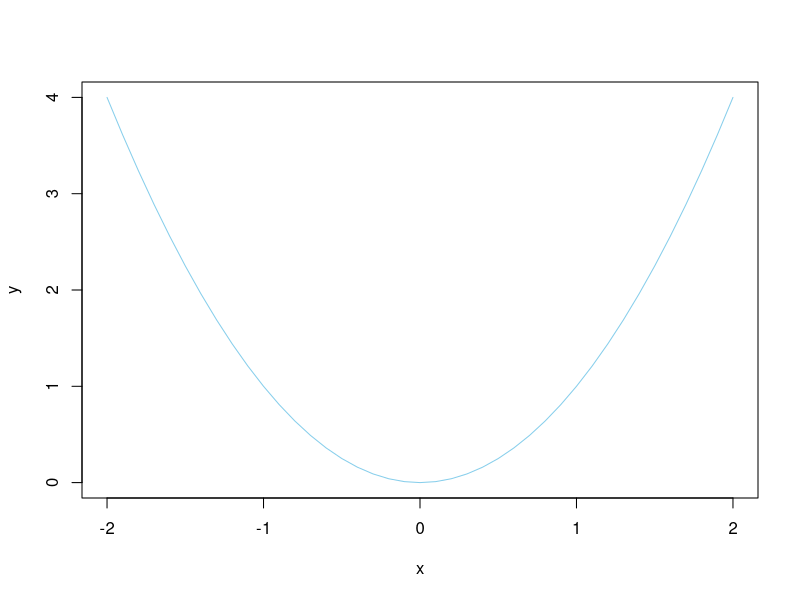

Recreate this plot in R.
# x values for parabola
x = seq( from=-2, to=2, by=0.1 )

# y values for parabola
y = x ^ 2

# plot it
plot( x, y, col="skyblue", type="l" )
